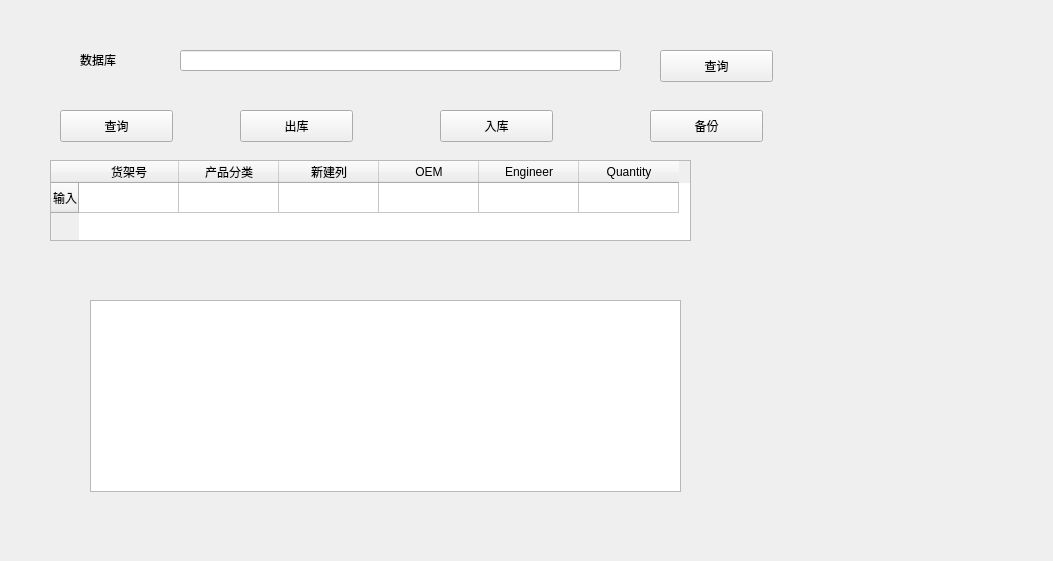
<?xml version="1.0" encoding="UTF-8"?>
<ui version="4.0">
 <class>Form</class>
 <widget class="QWidget" name="Form">
  <property name="geometry">
   <rect>
    <x>0</x>
    <y>0</y>
    <width>1053</width>
    <height>561</height>
   </rect>
  </property>
  <property name="windowTitle">
   <string>Form</string>
  </property>
  <widget class="QPushButton" name="pushButton">
   <property name="geometry">
    <rect>
     <x>60</x>
     <y>110</y>
     <width>113</width>
     <height>32</height>
    </rect>
   </property>
   <property name="text">
    <string>查询</string>
   </property>
  </widget>
  <widget class="QPushButton" name="pushButton_2">
   <property name="geometry">
    <rect>
     <x>240</x>
     <y>110</y>
     <width>113</width>
     <height>32</height>
    </rect>
   </property>
   <property name="text">
    <string>出库</string>
   </property>
  </widget>
  <widget class="QPushButton" name="pushButton_3">
   <property name="geometry">
    <rect>
     <x>440</x>
     <y>110</y>
     <width>113</width>
     <height>32</height>
    </rect>
   </property>
   <property name="text">
    <string>入库</string>
   </property>
  </widget>
  <widget class="QLabel" name="label">
   <property name="geometry">
    <rect>
     <x>80</x>
     <y>50</y>
     <width>71</width>
     <height>20</height>
    </rect>
   </property>
   <property name="text">
    <string>数据库</string>
   </property>
  </widget>
  <widget class="QLineEdit" name="lineEdit">
   <property name="geometry">
    <rect>
     <x>180</x>
     <y>50</y>
     <width>441</width>
     <height>21</height>
    </rect>
   </property>
  </widget>
  <widget class="QPushButton" name="pushButton_4">
   <property name="geometry">
    <rect>
     <x>660</x>
     <y>50</y>
     <width>113</width>
     <height>32</height>
    </rect>
   </property>
   <property name="text">
    <string>查询</string>
   </property>
  </widget>
  <widget class="QTableWidget" name="tableWidget">
   <property name="geometry">
    <rect>
     <x>50</x>
     <y>160</y>
     <width>641</width>
     <height>81</height>
    </rect>
   </property>
   <row>
    <property name="text">
     <string>输入</string>
    </property>
   </row>
   <column>
    <property name="text">
     <string>货架号</string>
    </property>
   </column>
   <column>
    <property name="text">
     <string>产品分类</string>
    </property>
   </column>
   <column>
    <property name="text">
     <string>新建列</string>
    </property>
   </column>
   <column>
    <property name="text">
     <string>OEM</string>
    </property>
   </column>
   <column>
    <property name="text">
     <string>Engineer</string>
    </property>
   </column>
   <column>
    <property name="text">
     <string>Quantity</string>
    </property>
   </column>
  </widget>
  <widget class="QPushButton" name="pushButton_5">
   <property name="geometry">
    <rect>
     <x>650</x>
     <y>110</y>
     <width>113</width>
     <height>32</height>
    </rect>
   </property>
   <property name="text">
    <string>备份</string>
   </property>
  </widget>
  <widget class="QTableView" name="tableView">
   <property name="geometry">
    <rect>
     <x>90</x>
     <y>300</y>
     <width>591</width>
     <height>192</height>
    </rect>
   </property>
  </widget>
 </widget>
 <resources/>
 <connections/>
</ui>
